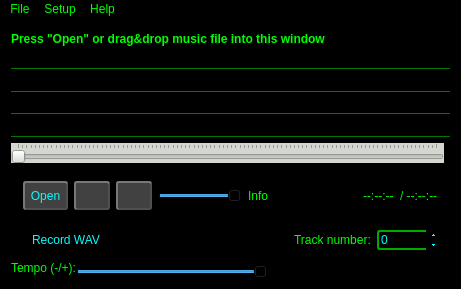
<?xml version="1.0" encoding="UTF-8"?>
<ui version="4.0">
 <class>MainWindow</class>
 <widget class="QMainWindow" name="MainWindow">
  <property name="geometry">
   <rect>
    <x>0</x>
    <y>0</y>
    <width>461</width>
    <height>289</height>
   </rect>
  </property>
  <property name="minimumSize">
   <size>
    <width>250</width>
    <height>0</height>
   </size>
  </property>
  <property name="contextMenuPolicy">
   <enum>Qt::CustomContextMenu</enum>
  </property>
  <property name="acceptDrops">
   <bool>true</bool>
  </property>
  <property name="windowTitle">
   <string>Simple SDL2 Mixer X Music player</string>
  </property>
  <property name="windowIcon">
   <iconset resource="../_resources/musicplayer.qrc">
    <normaloff>:/cat_musplay/cat_musplay_48x48.png</normaloff>:/cat_musplay/cat_musplay_48x48.png</iconset>
  </property>
  <property name="styleSheet">
   <string notr="true">*{
    background-color: rgb(0, 0, 0);
    color: rgb(0, 255, 0);
}
*:!enabled{
    color: rgb(170, 170, 170);
}
QPushButton {
	background-color: rgb(65, 65, 65);
	border-color: rgb(80, 80, 80);
	border-style: outset;
    border-width: 2px;
	color: rgb(0, 255, 255);
	border-radius: 3px;
    height: 25px;
 }
QPushButton:pressed {
    background-color: rgb(80, 80, 80);
    border-style: inset;
}
QCheckBox {
	border-color: rgb(0, 170, 0);
    border-width: 1px;
	color: rgb(0, 255, 255);
 }
QComboBox, QSpinBox, QLineEdit:enabled{
	border-radius: 3px;
    border-width: 2px;
    border-style: solid;
	border-color: rgb(0, 170, 0);
	color: rgb(0, 255, 255);
}
QSpinBox::up-button {
    subcontrol-origin: border;
	color: rgb(0, 255, 255);
}
QSpinBox::down-button {
    subcontrol-origin: border;
	color: rgb(0, 255, 255);
}
QSpinBox::up-button:!enabled {
    subcontrol-origin: border;
	color: rgb(230, 230, 230);
}
QSpinBox::down-button:!enabled {
    subcontrol-origin: border;
	color: rgb(230, 230, 230);
}


QPushButton:!enabled, QSpinBox:!enabled, QLineEdit:!enabled
{
    border-color: rgb(120, 120, 120);
    color: rgb(128, 128, 128);
}
QGroupBox
{
    padding: 5px;
    border-width: 1px;
    border-style: solid;
    border-color: rgb(0, 170, 0);
	border-radius: 3px;
}
QLabel
{
	background-color: transparent;
}

</string>
  </property>
  <widget class="QWidget" name="centralWidget">
   <layout class="QGridLayout" name="gridLayout">
    <property name="sizeConstraint">
     <enum>QLayout::SetMinimumSize</enum>
    </property>
    <item row="4" column="0" colspan="2">
     <widget class="LabelMarquee" name="musCopyright">
      <property name="styleSheet">
       <string notr="true">border-width: 1px;
border-style: solid;
border-color: rgba(0, 0, 0, 0);
border-bottom-color: rgb(0, 120, 0);
</string>
      </property>
      <property name="text">
       <string/>
      </property>
      <property name="scaledContents">
       <bool>true</bool>
      </property>
     </widget>
    </item>
    <item row="7" column="0">
     <widget class="QFrame" name="frame_3">
      <property name="frameShape">
       <enum>QFrame::StyledPanel</enum>
      </property>
      <property name="frameShadow">
       <enum>QFrame::Raised</enum>
      </property>
      <layout class="QHBoxLayout" name="horizontalLayout_2">
       <property name="leftMargin">
        <number>0</number>
       </property>
       <property name="topMargin">
        <number>0</number>
       </property>
       <property name="rightMargin">
        <number>0</number>
       </property>
       <property name="bottomMargin">
        <number>0</number>
       </property>
       <item>
        <widget class="QCheckBox" name="recordWav">
         <property name="text">
          <string>Record WAV</string>
         </property>
        </widget>
       </item>
       <item>
        <spacer name="horizontalSpacer_2">
         <property name="orientation">
          <enum>Qt::Horizontal</enum>
         </property>
         <property name="sizeHint" stdset="0">
          <size>
           <width>148</width>
           <height>20</height>
          </size>
         </property>
        </spacer>
       </item>
       <item>
        <widget class="QFrame" name="gme_setup">
         <property name="enabled">
          <bool>true</bool>
         </property>
         <property name="frameShape">
          <enum>QFrame::StyledPanel</enum>
         </property>
         <property name="frameShadow">
          <enum>QFrame::Raised</enum>
         </property>
         <layout class="QGridLayout" name="gridLayout_3">
          <property name="leftMargin">
           <number>0</number>
          </property>
          <property name="topMargin">
           <number>0</number>
          </property>
          <property name="rightMargin">
           <number>0</number>
          </property>
          <property name="bottomMargin">
           <number>0</number>
          </property>
          <property name="horizontalSpacing">
           <number>6</number>
          </property>
          <property name="verticalSpacing">
           <number>0</number>
          </property>
          <item row="0" column="0">
           <widget class="QLabel" name="label_4">
            <property name="text">
             <string>Track number:</string>
            </property>
           </widget>
          </item>
          <item row="0" column="1">
           <widget class="QSpinBox" name="trackID">
            <property name="enabled">
             <bool>true</bool>
            </property>
            <property name="maximum">
             <number>9999999</number>
            </property>
           </widget>
          </item>
         </layout>
        </widget>
       </item>
      </layout>
     </widget>
    </item>
    <item row="3" column="0" colspan="2">
     <widget class="LabelMarquee" name="musAlbum">
      <property name="styleSheet">
       <string notr="true">border-width: 1px;
border-style: solid;
border-color: rgba(0, 0, 0, 0);
border-bottom-color: rgb(0, 120, 0);
</string>
      </property>
      <property name="text">
       <string/>
      </property>
      <property name="scaledContents">
       <bool>true</bool>
      </property>
     </widget>
    </item>
    <item row="0" column="0" colspan="2">
     <widget class="QLabel" name="label">
      <property name="font">
       <font>
        <weight>75</weight>
        <bold>true</bold>
       </font>
      </property>
      <property name="text">
       <string>Press &quot;Open&quot; or drag&amp;drop music file into this window</string>
      </property>
     </widget>
    </item>
    <item row="1" column="0" colspan="2">
     <widget class="LabelMarquee" name="musTitle">
      <property name="styleSheet">
       <string notr="true">border-width: 1px;
border-style: solid;
border-color: rgba(0, 0, 0, 0);
border-bottom-color: rgb(0, 120, 0);
</string>
      </property>
      <property name="text">
       <string/>
      </property>
      <property name="scaledContents">
       <bool>true</bool>
      </property>
     </widget>
    </item>
    <item row="2" column="0" colspan="2">
     <widget class="LabelMarquee" name="musArtist">
      <property name="styleSheet">
       <string notr="true">border-width: 1px;
border-style: solid;
border-color: rgba(0, 0, 0, 0);
border-bottom-color: rgb(0, 120, 0);
</string>
      </property>
      <property name="text">
       <string/>
      </property>
      <property name="scaledContents">
       <bool>true</bool>
      </property>
     </widget>
    </item>
    <item row="8" column="0">
     <widget class="QFrame" name="tempoFrame">
      <property name="frameShape">
       <enum>QFrame::NoFrame</enum>
      </property>
      <property name="frameShadow">
       <enum>QFrame::Plain</enum>
      </property>
      <property name="lineWidth">
       <number>0</number>
      </property>
      <layout class="QHBoxLayout" name="horizontalLayout_3">
       <property name="spacing">
        <number>0</number>
       </property>
       <property name="leftMargin">
        <number>0</number>
       </property>
       <property name="topMargin">
        <number>0</number>
       </property>
       <property name="rightMargin">
        <number>0</number>
       </property>
       <property name="bottomMargin">
        <number>0</number>
       </property>
       <item>
        <widget class="QLabel" name="tempoLabel">
         <property name="text">
          <string>Tempo (-/+):</string>
         </property>
        </widget>
       </item>
       <item>
        <widget class="QSlider" name="tempo">
         <property name="toolTip">
          <string>Tempo</string>
         </property>
         <property name="minimum">
          <number>-100</number>
         </property>
         <property name="maximum">
          <number>100</number>
         </property>
         <property name="orientation">
          <enum>Qt::Horizontal</enum>
         </property>
         <property name="tickPosition">
          <enum>QSlider::TicksAbove</enum>
         </property>
        </widget>
       </item>
      </layout>
     </widget>
    </item>
    <item row="5" column="0">
     <widget class="QSlider" name="musicPosition">
      <property name="styleSheet">
       <string notr="true">background-color: rgb(211, 215, 207);</string>
      </property>
      <property name="maximum">
       <number>100</number>
      </property>
      <property name="value">
       <number>0</number>
      </property>
      <property name="orientation">
       <enum>Qt::Horizontal</enum>
      </property>
      <property name="invertedAppearance">
       <bool>false</bool>
      </property>
      <property name="invertedControls">
       <bool>false</bool>
      </property>
      <property name="tickPosition">
       <enum>QSlider::TicksAbove</enum>
      </property>
     </widget>
    </item>
    <item row="6" column="0" colspan="2">
     <widget class="QFrame" name="frame_2">
      <property name="minimumSize">
       <size>
        <width>0</width>
        <height>45</height>
       </size>
      </property>
      <property name="frameShape">
       <enum>QFrame::StyledPanel</enum>
      </property>
      <property name="frameShadow">
       <enum>QFrame::Raised</enum>
      </property>
      <layout class="QHBoxLayout" name="horizontalLayout">
       <property name="sizeConstraint">
        <enum>QLayout::SetMinimumSize</enum>
       </property>
       <item>
        <widget class="QPushButton" name="open">
         <property name="minimumSize">
          <size>
           <width>45</width>
           <height>0</height>
          </size>
         </property>
         <property name="text">
          <string>Open</string>
         </property>
         <property name="shortcut">
          <string>Ctrl+O</string>
         </property>
         <property name="flat">
          <bool>false</bool>
         </property>
        </widget>
       </item>
       <item>
        <widget class="QPushButton" name="play">
         <property name="minimumSize">
          <size>
           <width>24</width>
           <height>0</height>
          </size>
         </property>
         <property name="toolTip">
          <string>Play</string>
         </property>
         <property name="icon">
          <iconset resource="../_resources/musicplayer.qrc">
           <normaloff>:/buttons/play.png</normaloff>:/buttons/play.png</iconset>
         </property>
         <property name="shortcut">
          <string>Space</string>
         </property>
         <property name="flat">
          <bool>false</bool>
         </property>
        </widget>
       </item>
       <item>
        <widget class="QPushButton" name="stop">
         <property name="minimumSize">
          <size>
           <width>24</width>
           <height>0</height>
          </size>
         </property>
         <property name="toolTip">
          <string>Stop</string>
         </property>
         <property name="icon">
          <iconset resource="../_resources/musicplayer.qrc">
           <normaloff>:/buttons/stop.png</normaloff>:/buttons/stop.png</iconset>
         </property>
         <property name="shortcut">
          <string>.</string>
         </property>
         <property name="flat">
          <bool>false</bool>
         </property>
        </widget>
       </item>
       <item>
        <widget class="QSlider" name="volume">
         <property name="maximum">
          <number>128</number>
         </property>
         <property name="value">
          <number>128</number>
         </property>
         <property name="orientation">
          <enum>Qt::Horizontal</enum>
         </property>
        </widget>
       </item>
       <item>
        <widget class="QLabel" name="smallInfo">
         <property name="text">
          <string>Info</string>
         </property>
        </widget>
       </item>
       <item>
        <spacer name="horizontalSpacer">
         <property name="orientation">
          <enum>Qt::Horizontal</enum>
         </property>
         <property name="sizeHint" stdset="0">
          <size>
           <width>40</width>
           <height>20</height>
          </size>
         </property>
        </spacer>
       </item>
       <item>
        <widget class="QLabel" name="isLooping">
         <property name="toolTip">
          <string>&lt;html&gt;&lt;head/&gt;&lt;body&gt;&lt;p&gt;Current music has an embedded loop&lt;/p&gt;&lt;/body&gt;&lt;/html&gt;</string>
         </property>
         <property name="text">
          <string/>
         </property>
         <property name="pixmap">
          <pixmap resource="../_resources/musicplayer.qrc">:/loop_in_use.png</pixmap>
         </property>
        </widget>
       </item>
       <item>
        <widget class="QLabel" name="playingTimeLabel">
         <property name="text">
          <string>--:--:--</string>
         </property>
        </widget>
       </item>
       <item>
        <widget class="QLabel" name="playingTimeLenghtLabel">
         <property name="text">
          <string>/ --:--:--</string>
         </property>
        </widget>
       </item>
      </layout>
     </widget>
    </item>
   </layout>
  </widget>
  <widget class="QMenuBar" name="menuBar">
   <property name="geometry">
    <rect>
     <x>0</x>
     <y>0</y>
     <width>461</width>
     <height>20</height>
    </rect>
   </property>
   <widget class="QMenu" name="menuFile">
    <property name="title">
     <string>File</string>
    </property>
    <addaction name="actionOpen"/>
    <addaction name="separator"/>
    <addaction name="actionQuit"/>
   </widget>
   <widget class="QMenu" name="menuSetup">
    <property name="title">
     <string>Setup</string>
    </property>
    <widget class="QMenu" name="menuMusicLooping">
     <property name="title">
      <string>Music looping</string>
     </property>
     <addaction name="actionLoopForever"/>
     <addaction name="separator"/>
     <addaction name="actionPlay1Time"/>
     <addaction name="actionPlay2Times"/>
     <addaction name="actionPlay3Times"/>
    </widget>
    <addaction name="actionAudioSetup"/>
    <addaction name="actionMidiSetup"/>
    <addaction name="actionMultiMusicTesting"/>
    <addaction name="actionSfxTesting"/>
    <addaction name="actionFileAssoc"/>
    <addaction name="separator"/>
    <addaction name="actionEnableReverb"/>
    <addaction name="actionEnableEcho"/>
    <addaction name="actionTuneEcho"/>
    <addaction name="separator"/>
    <addaction name="menuMusicLooping"/>
   </widget>
   <widget class="QMenu" name="menuHelp">
    <property name="title">
     <string>Help</string>
    </property>
    <addaction name="actionHelpGitHub"/>
    <addaction name="actionHelpLicense"/>
    <addaction name="separator"/>
    <addaction name="actionHelpAbout"/>
   </widget>
   <addaction name="menuFile"/>
   <addaction name="menuSetup"/>
   <addaction name="menuHelp"/>
  </widget>
  <action name="actionMidiSetup">
   <property name="text">
    <string>MIDI Setup</string>
   </property>
  </action>
  <action name="actionOpen">
   <property name="text">
    <string>Open</string>
   </property>
  </action>
  <action name="actionQuit">
   <property name="text">
    <string>Quit</string>
   </property>
  </action>
  <action name="actionHelpLicense">
   <property name="text">
    <string>GPL License</string>
   </property>
  </action>
  <action name="actionHelpAbout">
   <property name="text">
    <string>About</string>
   </property>
  </action>
  <action name="actionHelpGitHub">
   <property name="text">
    <string>Visit Github page...</string>
   </property>
  </action>
  <action name="actionSfxTesting">
   <property name="text">
    <string>SFX Testing</string>
   </property>
  </action>
  <action name="actionEnableReverb">
   <property name="checkable">
    <bool>true</bool>
   </property>
   <property name="text">
    <string>Enable reverb</string>
   </property>
  </action>
  <action name="actionFileAssoc">
   <property name="text">
    <string>File associations...</string>
   </property>
  </action>
  <action name="actionLoopForever">
   <property name="checkable">
    <bool>true</bool>
   </property>
   <property name="checked">
    <bool>true</bool>
   </property>
   <property name="text">
    <string>Loop forever</string>
   </property>
  </action>
  <action name="actionPlay1Time">
   <property name="checkable">
    <bool>true</bool>
   </property>
   <property name="text">
    <string>Play 1 time</string>
   </property>
  </action>
  <action name="actionPlay2Times">
   <property name="checkable">
    <bool>true</bool>
   </property>
   <property name="text">
    <string>Play 2 times</string>
   </property>
  </action>
  <action name="actionPlay3Times">
   <property name="checkable">
    <bool>true</bool>
   </property>
   <property name="text">
    <string>Play 3 times</string>
   </property>
  </action>
  <action name="actionAudioSetup">
   <property name="text">
    <string>Audio Setup...</string>
   </property>
  </action>
  <action name="actionEnableEcho">
   <property name="checkable">
    <bool>true</bool>
   </property>
   <property name="text">
    <string>Enable echo</string>
   </property>
  </action>
  <action name="actionTuneEcho">
   <property name="text">
    <string>Tune echo...</string>
   </property>
  </action>
  <action name="actionMultiMusicTesting">
   <property name="text">
    <string>Multi-Music Testing</string>
   </property>
  </action>
 </widget>
 <layoutdefault spacing="6" margin="11"/>
 <customwidgets>
  <customwidget>
   <class>LabelMarquee</class>
   <extends>QLabel</extends>
   <header>MainWindow/label_marquee.h</header>
  </customwidget>
 </customwidgets>
 <resources>
  <include location="../_resources/musicplayer.qrc"/>
  <include location="../_resources/musicplayer.qrc"/>
 </resources>
 <connections/>
</ui>
